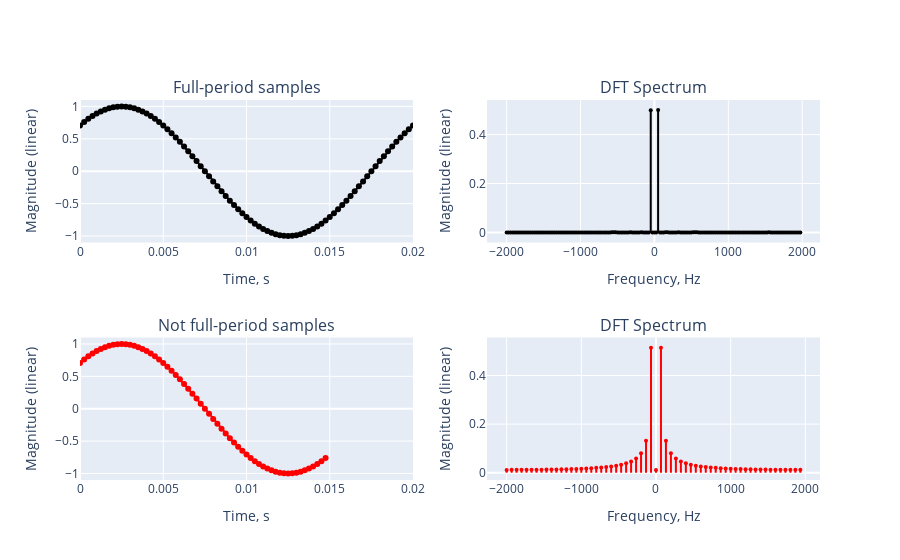

The notebook cell saved with this chart:
### Code cell
import numpy as np
import plotly.graph_objects as go
from plotly.subplots import make_subplots
from math import pi

np.random.seed(42)

def get_periodic(A, f1, p, fs, t1, t2):
    Ts = 1 / fs
    time = np.arange(t1, t2, Ts)  # seconds
    periodic = [A * np.cos(2 * pi * f1 * t - p) for t in time]
    return periodic, time

fs = 4000  # Hz
t1 = 0
t2 = 20e-3

A = 1
f1 = 50
p = pi/4
signal1, time1 = get_periodic(A,f1,p,fs,t1,t2=40e-3)
signal2, time2 = get_periodic(A,f1,p,fs,t1,t2=15e-3)

def get_spectrum(signal, fs):
    N = len(signal)
    res = np.fft.fft(signal,N) / N # complex
    freqs = np.fft.fftfreq(len(signal),1/fs)
    res = np.fft.fftshift(res)#[N//2:] * 2
    freqs = np.fft.fftshift(freqs)#[N//2:]
    mags = np.abs(res)
    return mags, freqs

mags1, freqs1 = get_spectrum(signal1, fs)
mags2, freqs2 = get_spectrum(signal2, fs)

fig = make_subplots(rows=2, cols=2, subplot_titles=("Full-period samples", "DFT Spectrum", "Not full-period samples", "DFT Spectrum"))
# Full-period samples
fig.add_trace(go.Scatter(x=time1, y=signal1,showlegend=False, mode="lines+markers", line=dict(color="black")),row=1,col=1)
for i in range(len(freqs1)):
    fig.add_trace(go.Scatter(x=[freqs1[i],freqs1[i]],y=[0,mags1[i]],mode="lines",line=dict(color="black"),showlegend=False),row=1,col=2)
fig.add_trace(go.Scatter(x=freqs1,y=mags1,showlegend=False,mode="markers",marker=dict(color="black", size=4)), row=1,col=2)
# Not full-period samples
fig.add_trace(go.Scatter(x=time2, y=signal2,showlegend=False, mode="lines+markers", line=dict(color="red")),row=2,col=1)
for i in range(len(freqs2)):
    fig.add_trace(go.Scatter(x=[freqs2[i],freqs2[i]],y=[0,mags2[i]],mode="lines",line=dict(color="red"),showlegend=False,),row=2,col=2)
fig.add_trace(go.Scatter(x=freqs2,y=mags2,showlegend=False,mode="markers",marker=dict(color="red", size=4)), row=2,col=2)

# Update xaxis properties
fig.update_xaxes(title_text="Time, s", range=[0, 0.020], row=1, col=1)
fig.update_xaxes(title_text="Frequency, Hz", row=1, col=2)
fig.update_xaxes(title_text="Time, s", range=[0, 0.020], row=2, col=1)
fig.update_xaxes(title_text="Frequency, Hz", row=2, col=2)

# Update yaxis properties
fig.update_yaxes(title_text="Magnitude (linear)", range=[-1.1, 1.1], row=1, col=1)
fig.update_yaxes(title_text="Magnitude (linear)", row=1, col=2)
fig.update_yaxes(title_text="Magnitude (linear)", range=[-1.1, 1.1], row=2, col=1)
fig.update_yaxes(title_text="Magnitude (linear)", row=2, col=2)

fig.show()
